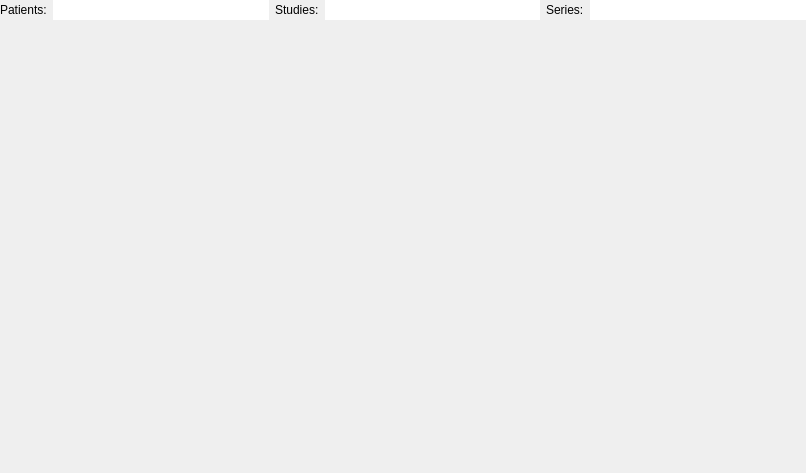
<?xml version="1.0" encoding="UTF-8"?>
<ui version="4.0">
 <class>ctkDICOMTableManager</class>
 <widget class="QWidget" name="ctkDICOMTableManager">
  <property name="geometry">
   <rect>
    <x>0</x>
    <y>0</y>
    <width>806</width>
    <height>473</height>
   </rect>
  </property>
  <property name="sizePolicy">
   <sizepolicy hsizetype="Preferred" vsizetype="Preferred">
    <horstretch>0</horstretch>
    <verstretch>0</verstretch>
   </sizepolicy>
  </property>
  <property name="minimumSize">
   <size>
    <width>800</width>
    <height>400</height>
   </size>
  </property>
  <property name="windowTitle">
   <string>Form</string>
  </property>
  <layout class="QVBoxLayout" name="verticalLayout">
   <property name="spacing">
    <number>0</number>
   </property>
   <property name="leftMargin">
    <number>0</number>
   </property>
   <property name="topMargin">
    <number>0</number>
   </property>
   <property name="rightMargin">
    <number>0</number>
   </property>
   <property name="bottomMargin">
    <number>0</number>
   </property>
   <item>
    <widget class="QWidget" name="headerWidget" native="true">
     <layout class="QHBoxLayout" name="horizontalLayout_2">
      <property name="spacing">
       <number>6</number>
      </property>
      <property name="leftMargin">
       <number>0</number>
      </property>
      <property name="topMargin">
       <number>0</number>
      </property>
      <property name="rightMargin">
       <number>0</number>
      </property>
      <property name="bottomMargin">
       <number>0</number>
      </property>
      <item>
       <widget class="QLabel" name="lblPatients">
        <property name="text">
         <string>Patients:</string>
        </property>
       </widget>
      </item>
      <item>
       <widget class="ctkSearchBox" name="patientsSearchBox">
        <property name="sizePolicy">
         <sizepolicy hsizetype="MinimumExpanding" vsizetype="Fixed">
          <horstretch>0</horstretch>
          <verstretch>0</verstretch>
         </sizepolicy>
        </property>
        <property name="styleSheet">
         <string notr="true"/>
        </property>
        <property name="text">
         <string/>
        </property>
        <property name="frame">
         <bool>false</bool>
        </property>
        <property name="placeholderText">
         <string/>
        </property>
       </widget>
      </item>
      <item>
       <widget class="QLabel" name="lblStudies">
        <property name="text">
         <string>Studies:</string>
        </property>
       </widget>
      </item>
      <item>
       <widget class="ctkSearchBox" name="studiesSearchBox">
        <property name="sizePolicy">
         <sizepolicy hsizetype="MinimumExpanding" vsizetype="Fixed">
          <horstretch>0</horstretch>
          <verstretch>0</verstretch>
         </sizepolicy>
        </property>
        <property name="styleSheet">
         <string notr="true"/>
        </property>
        <property name="text">
         <string/>
        </property>
        <property name="frame">
         <bool>false</bool>
        </property>
        <property name="placeholderText">
         <string/>
        </property>
       </widget>
      </item>
      <item>
       <widget class="QLabel" name="lblSeries">
        <property name="text">
         <string>Series:</string>
        </property>
       </widget>
      </item>
      <item>
       <widget class="ctkSearchBox" name="seriesSearchBox">
        <property name="sizePolicy">
         <sizepolicy hsizetype="MinimumExpanding" vsizetype="Fixed">
          <horstretch>0</horstretch>
          <verstretch>0</verstretch>
         </sizepolicy>
        </property>
        <property name="styleSheet">
         <string notr="true"/>
        </property>
        <property name="text">
         <string/>
        </property>
        <property name="frame">
         <bool>false</bool>
        </property>
        <property name="placeholderText">
         <string/>
        </property>
       </widget>
      </item>
     </layout>
    </widget>
   </item>
   <item>
    <widget class="QSplitter" name="tableSplitter">
     <property name="sizePolicy">
      <sizepolicy hsizetype="Preferred" vsizetype="Expanding">
       <horstretch>0</horstretch>
       <verstretch>0</verstretch>
      </sizepolicy>
     </property>
     <property name="styleSheet">
      <string notr="true">QSplitter::handle {background-color: rgb(200,200,200);}
QSplitter::handle:horizontal {width: 2px;}
QSplitter::handle:vertical {height: 2px;}</string>
     </property>
     <property name="orientation">
      <enum>Qt::Horizontal</enum>
     </property>
     <property name="handleWidth">
      <number>0</number>
     </property>
     <property name="childrenCollapsible">
      <bool>false</bool>
     </property>
     <widget class="ctkDICOMTableView" name="patientsTable" native="true"/>
     <widget class="ctkDICOMTableView" name="studiesTable" native="true"/>
     <widget class="ctkDICOMTableView" name="seriesTable" native="true"/>
    </widget>
   </item>
  </layout>
 </widget>
 <customwidgets>
  <customwidget>
   <class>ctkSearchBox</class>
   <extends>QLineEdit</extends>
   <header>ctkSearchBox.h</header>
  </customwidget>
  <customwidget>
   <class>ctkDICOMTableView</class>
   <extends>QWidget</extends>
   <header>ctkDICOMTableView.h</header>
  </customwidget>
 </customwidgets>
 <resources/>
 <connections>
  <connection>
   <sender>patientsTable</sender>
   <signal>selectionChanged(QStringList)</signal>
   <receiver>ctkDICOMTableManager</receiver>
   <slot>onPatientsSelectionChanged(QStringList)</slot>
   <hints>
    <hint type="sourcelabel">
     <x>220</x>
     <y>186</y>
    </hint>
    <hint type="destinationlabel">
     <x>343</x>
     <y>166</y>
    </hint>
   </hints>
  </connection>
  <connection>
   <sender>studiesTable</sender>
   <signal>selectionChanged(QStringList)</signal>
   <receiver>ctkDICOMTableManager</receiver>
   <slot>onStudiesSelectionChanged(QStringList)</slot>
   <hints>
    <hint type="sourcelabel">
     <x>220</x>
     <y>186</y>
    </hint>
    <hint type="destinationlabel">
     <x>343</x>
     <y>166</y>
    </hint>
   </hints>
  </connection>
  <connection>
   <sender>patientsTable</sender>
   <signal>queryChanged(QStringList)</signal>
   <receiver>ctkDICOMTableManager</receiver>
   <slot>onPatientsQueryChanged(QStringList)</slot>
   <hints>
    <hint type="sourcelabel">
     <x>220</x>
     <y>186</y>
    </hint>
    <hint type="destinationlabel">
     <x>343</x>
     <y>166</y>
    </hint>
   </hints>
  </connection>
  <connection>
   <sender>studiesTable</sender>
   <signal>queryChanged(QStringList)</signal>
   <receiver>ctkDICOMTableManager</receiver>
   <slot>onStudiesQueryChanged(QStringList)</slot>
   <hints>
    <hint type="sourcelabel">
     <x>220</x>
     <y>186</y>
    </hint>
    <hint type="destinationlabel">
     <x>343</x>
     <y>166</y>
    </hint>
   </hints>
  </connection>
  <connection>
   <sender>patientsTable</sender>
   <signal>queryChanged(QStringList)</signal>
   <receiver>studiesTable</receiver>
   <slot>onUpdateQuery(QStringList)</slot>
   <hints>
    <hint type="sourcelabel">
     <x>220</x>
     <y>186</y>
    </hint>
    <hint type="destinationlabel">
     <x>343</x>
     <y>166</y>
    </hint>
   </hints>
  </connection>
  <connection>
   <sender>studiesTable</sender>
   <signal>queryChanged(QStringList)</signal>
   <receiver>seriesTable</receiver>
   <slot>onUpdateQuery(QStringList)</slot>
   <hints>
    <hint type="sourcelabel">
     <x>550</x>
     <y>140</y>
    </hint>
    <hint type="destinationlabel">
     <x>671</x>
     <y>133</y>
    </hint>
   </hints>
  </connection>
  <connection>
   <sender>patientsTable</sender>
   <signal>selectionChanged(QStringList)</signal>
   <receiver>studiesTable</receiver>
   <slot>onUpdateQuery(QStringList)</slot>
   <hints>
    <hint type="sourcelabel">
     <x>206</x>
     <y>244</y>
    </hint>
    <hint type="destinationlabel">
     <x>383</x>
     <y>267</y>
    </hint>
   </hints>
  </connection>
  <connection>
   <sender>studiesTable</sender>
   <signal>selectionChanged(QStringList)</signal>
   <receiver>seriesTable</receiver>
   <slot>onUpdateQuery(QStringList)</slot>
   <hints>
    <hint type="sourcelabel">
     <x>502</x>
     <y>234</y>
    </hint>
    <hint type="destinationlabel">
     <x>608</x>
     <y>234</y>
    </hint>
   </hints>
  </connection>
  <connection>
   <sender>patientsTable</sender>
   <signal>selectionChanged(QStringList)</signal>
   <receiver>studiesTable</receiver>
   <slot>selectAll()</slot>
   <hints>
    <hint type="sourcelabel">
     <x>143</x>
     <y>227</y>
    </hint>
    <hint type="destinationlabel">
     <x>416</x>
     <y>227</y>
    </hint>
   </hints>
  </connection>
  <connection>
   <sender>studiesTable</sender>
   <signal>selectionChanged(QStringList)</signal>
   <receiver>seriesTable</receiver>
   <slot>selectAll()</slot>
   <hints>
    <hint type="sourcelabel">
     <x>416</x>
     <y>227</y>
    </hint>
    <hint type="destinationlabel">
     <x>688</x>
     <y>227</y>
    </hint>
   </hints>
  </connection>
 </connections>
 <slots>
  <signal>seriesSelectionChanged(QStringList)</signal>
  <signal>seriesSelectionChanged(QItemSelection,QItemSelection)</signal>
  <signal>studiesSelectionChanged(QStringList)</signal>
  <signal>studiesSelectionsChanged(QItemSelection,QItemSelection)</signal>
  <signal>patientsSelectionChanged(QStringList)</signal>
  <signal>patientsSelectionChanged(QItemSelection,QItemSelection)</signal>
 </slots>
</ui>
